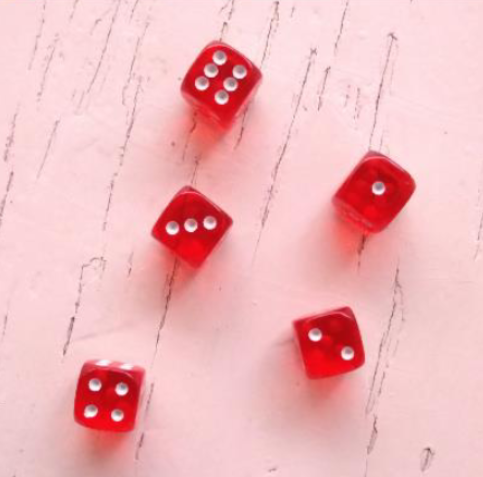
#> input picture imgs/dices.png, 483 x 477 px
$ python dice_detection.py   (older library calls are emulated)
#> lines starting #> are read from the running program, lines starting #| are printed output that depends on the picture; after the words box and inside, x2 and y2 are one past the last pixel; in counts of white or black regions, pixels touching at a corner belong together
import cv2
import mahotas

def write(img, texto, point):
  fonte = cv2.FONT_HERSHEY_SIMPLEX
  cv2.putText(img, texto, point, fonte, 1, (0, 0, 255), 0, cv2.LINE_AA)

dices = cv2.imread('imgs/dices.png')
#> dices is the input picture: shape (477, 483, 3); mean B, G, R 188.3, 184.7, 240.4

gray = cv2.cvtColor(dices, cv2.COLOR_BGR2GRAY)
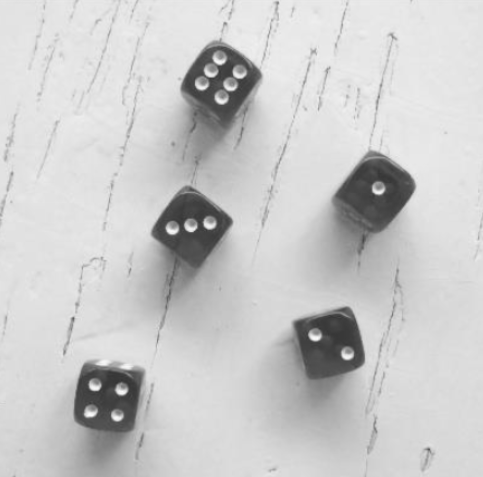
#> gray: shape (477, 483); min 52, max 251, mean 201.7
suave = cv2.bilateralFilter(gray, 11, 100, 100)

T = mahotas.thresholding.otsu(suave)
#> T = 158
tmp = suave.copy()
tmp[tmp>T] = 0
tmp[tmp>0] = 255
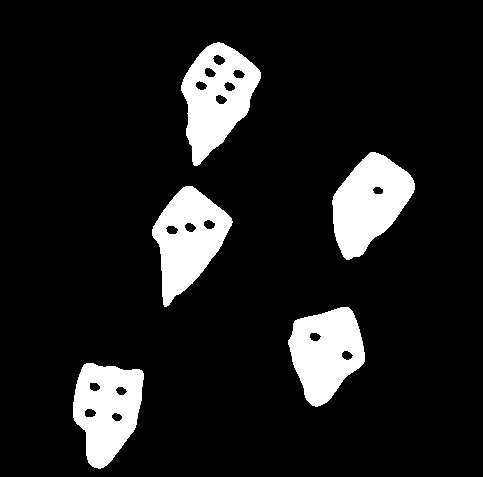
#> tmp: shape (477, 483); 11.5% white; 5 white regions, box (x1, y1, x2, y2) and area: (181, 42, 261, 166) 5562, (332, 152, 415, 260) 5482, (152, 186, 233, 307) 5307, (288, 307, 365, 407) 5090, (73, 363, 144, 469) 5081

canny = cv2.Canny(tmp, 70, 150)
#> canny: shape (477, 483); 0.91% white in thin lines or dots, all inside (x1, y1, x2, y2) = (72, 41, 415, 469)

objetos, hierarquia = cv2.findContours(canny.copy(),cv2.RETR_EXTERNAL, cv2.CHAIN_APPROX_SIMPLE)
#> objetos = 5 contours; box (x1, y1, x2, y2) and area: (180, 41, 261, 166) 6042, (151, 185, 233, 307) 5592, (331, 151, 415, 260) 5585, (72, 362, 144, 469) 5377, (287, 306, 365, 407) 5254

objetos,_ = cv2.findContours(canny, cv2.RETR_EXTERNAL, cv2.CHAIN_APPROX_SIMPLE)

d_img = dices.copy()

for obj in objetos:
  (x, y, w, h) = cv2.boundingRect(obj)
  d = d_img[y-5:y+h+5, x-5:x+w+5]

  gray_d = cv2.cvtColor(d, cv2.COLOR_BGR2GRAY)
  d_suave = cv2.bilateralFilter(gray_d, 11, 100, 100)
  Td = mahotas.thresholding.otsu(d_suave)
  tmpD = d_suave.copy()
  tmpD[tmpD>Td] = 0
  tmpD[tmpD>0] = 255

  bordas = cv2.Canny(tmpD, 70, 150)

  objetosD, hier = cv2.findContours(bordas, cv2.RETR_CCOMP, cv2.CHAIN_APPROX_SIMPLE)

  pips=0
  for h in hier:
    for i in h:
      if i[3]==-1:
        pips+=1

  write(d_img, str(pips-1), (x-5, y-5))
  cv2.drawContours(d, objetosD, -1, (255, 0, 0), 2)
  print('Size:', end=' ')
  print(pips-1)
#> this loop made 5 passes
#> (x, y, w, Td) on passes 1 to 5: (72, 362, 72, 133), (287, 306, 78, 132), (151, 185, 82, 137), (331, 151, 84, 142), (180, 41, 81, 150)
#| Size: 4
#| Size: 2
#| Size: 3
#| Size: 1
#| Size: 6
#> pass 1, `d_suave = cv2.bilateralFilter(gray_d, 11, 100, 100)`:
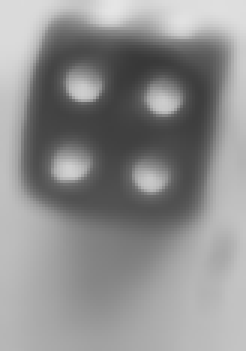
#> d_suave: shape (117, 82) (shown 3 times larger); min 56, max 229, mean 141.8
#> after the loop:
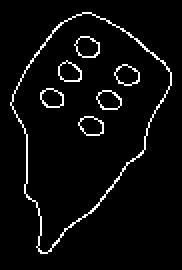
#> bordas: shape (135, 91) (shown 2 times larger); 4.4% white in thin lines or dots, all inside (x1, y1, x2, y2) = (5, 6, 86, 127)
#> after the loop:
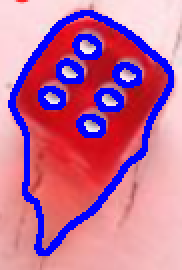
#> d: shape (135, 91, 3) (shown 2 times larger); mean B, G, R 151.6, 109.7, 193.8
#> after the loop: d_img: shape (477, 483, 3); 3.29% of pixels changed, all inside (x1, y1, x2, y2) = (69, 14, 416, 452)
#> after the loop:
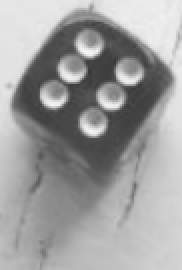
#> gray_d: shape (135, 91) (shown 2 times larger); min 57, max 245, mean 158.4
#> after the loop:
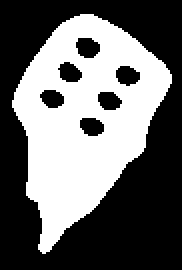
#> tmpD: shape (135, 91) (shown 2 times larger); 41.3% white; 1 white region, box (x1, y1, x2, y2) and area: (6, 7, 86, 127) 5078

cv2.imshow('Dices', d_img)
cv2.waitKey(0)
